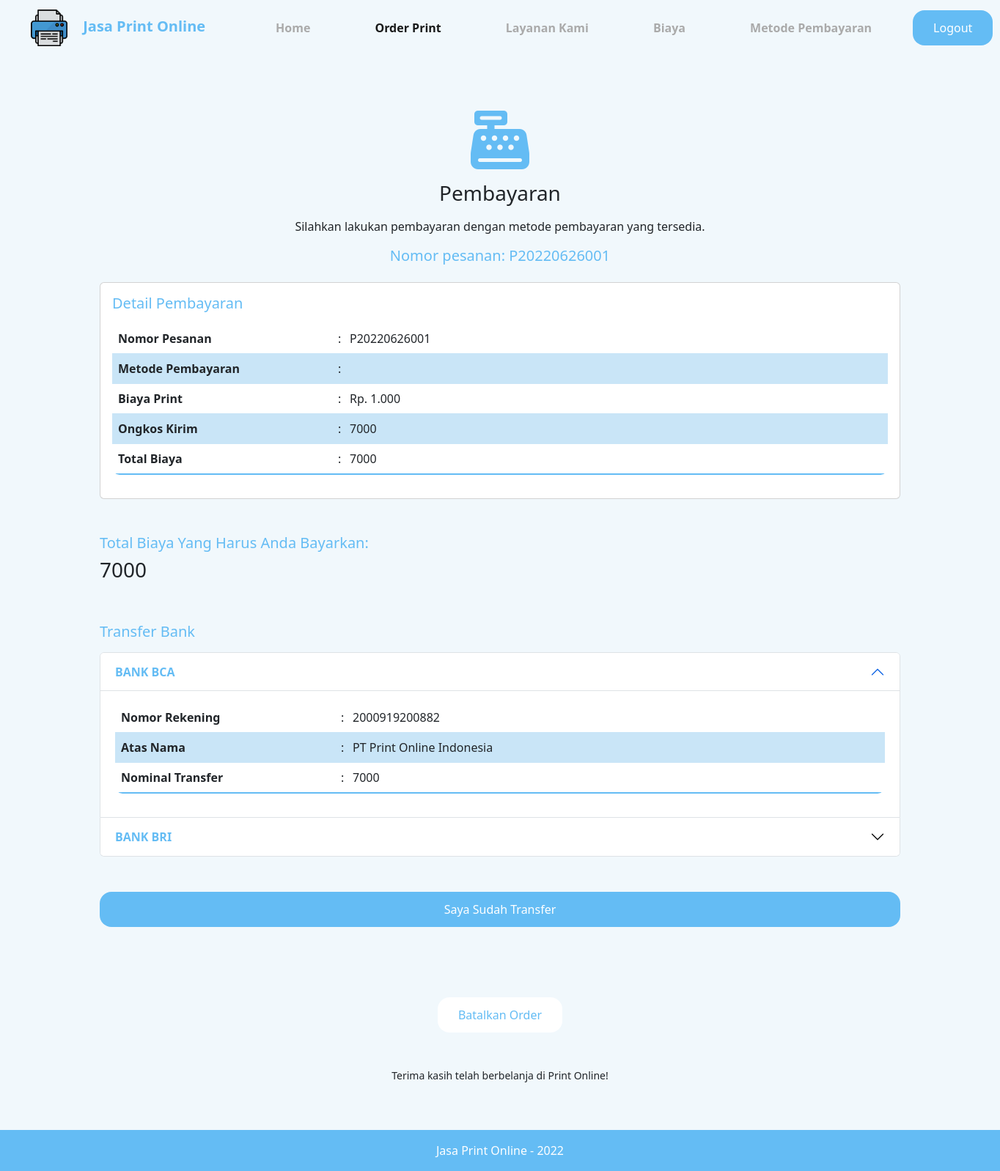
Page /pembayaran.php (signed in) on the earlier database version.
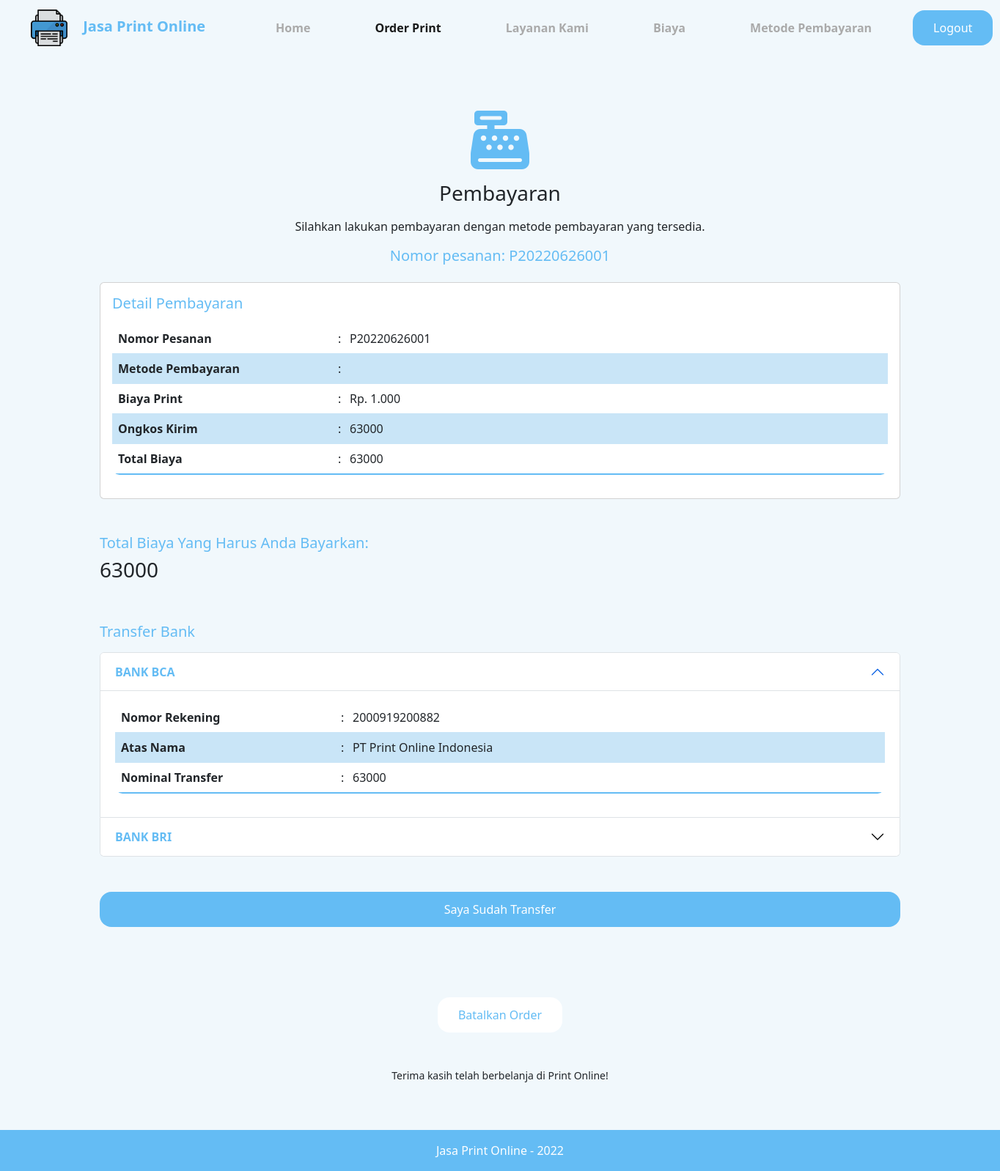
Same page on the later database version.
### tables this page shows
CREATE TABLE `tb_pengiriman` (
  `id` int(11) NOT NULL,
  `alamat` mediumtext NOT NULL,
  `provinsi` varchar(100) NOT NULL,
  `kota` text NOT NULL,
  `ekspedisi` varchar(255) NOT NULL,
  `paket` varchar(100) NOT NULL,
  `berat` varchar(100) NOT NULL,
  `ongkir` varchar(100) NOT NULL,
  `estimasi` varchar(100) NOT NULL,
  `nohp` varchar(12) NOT NULL
);

### pembayaran.php (the view, shortened to what the changed rows need)
<?php
include "connect.php";
$query = mysqli_query($connect, "SELECT * FROM tb_pengiriman ORDER BY id DESC");
$result = mysqli_fetch_array($query);
$jumlah = mysqli_query($connect, "SELECT * FROM tb_order ORDER BY jumlah_halaman DESC");
$halaman = mysqli_fetch_array($jumlah);
$jml = mysqli_query($connect, "SELECT * FROM tb_order ORDER BY jml_order DESC");
$order = mysqli_fetch_array($jml);
$harga=1000;
?>
<!DOCTYPE html>
<html lang="en">
<head>
  <link rel="stylesheet" type="text/css" href="assets/css/style.css?<?php echo time(); ?>" />
  <link rel="stylesheet" type="text/css" href="assets/css/bootstrap.min.css?<?php echo time(); ?>" />
</head>
<body>
  <main class="light big-wrapper">
    <div id="pembayaran" class="container py-3">
      <div class="container">
        <div class="row">
          <div class="col">
            <div class="card">
              <div class="card-body">
                <p class="card-text">
                  <table class="table table-borderless">
                    <tbody>
                      <tr>
                        <td class="tbl-kecil">Ongkos Kirim</td>
                        <td class="tbl-titik">:</td>
                        <td><?php echo $result['ongkir']?></td>
                      </tr>
                      <tr>
                        <td class="tbl-kecil">Total Biaya</td>
                        <td class="tbl-titik">:</td>
                        <td>
                          <?php
                            $c = $harga * $halaman['jumlah_halaman'] * $order['jml_order'] + $result['ongkir'];
                            echo "$c";
                          ?>
                        </td>
                      </tr>
                    </tbody>
                  </table>
                </p>
              </div>
            </div>
          </div>
        </div>
      </div>
      <div class="container pt-5">
        <h5>Total Biaya Yang Harus Anda Bayarkan:</h5>
        <h3><?php echo "$c" ?></h3>
      </div>
      <div class="container pt-5">
        <div class="accordion" id="transfer">
          <div class="accordion-item">
            <h2 class="accordion-header" id="heading-transfer-1">
              <button class="accordion-button" type="button" data-bs-toggle="collapse" data-bs-target="#panel-transfer-1" aria-expanded="true" aria-controls="panel-transfer-1">
                BANK BCA
              </button>
            </h2>
            <div id="panel-transfer-1" class="accordion-collapse collapse show" aria-labelledby="heading-transfer-1" data-bs-parent="#transfer">
              <div class="accordion-body">
                <table class="table table-borderless">
                  <tbody>
                    <tr>
                      <td class="tbl-kecil">Nominal Transfer</td>
                      <td class="tbl-titik">:</td>
                      <td><?php echo "$c" ?></td>
                    </tr>
                  </tbody>
                </table>
              </div>
            </div>
          </div>
          <div class="accordion-item">
            <h2 class="accordion-header" id="heading-transfer-2">
              <button class="accordion-button collapsed" type="button" data-bs-toggle="collapse" data-bs-target="#panel-transfer-2" aria-expanded="false" aria-controls="panel-transfer-2">
                BANK BRI
              </button>
            </h2>
          </div>
        </div>
      </div>
    </div>
  </main>
</body>

Differences in the rows shown:
no longer on this page (row unchanged): tb_pengiriman: ongkir "7000"
added tb_pengiriman: ongkir "63000"
Other differences:
$c: "7000" → "63000"
